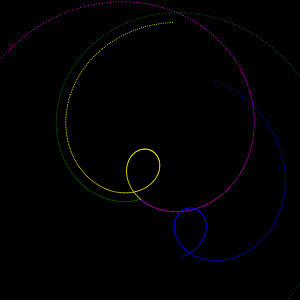
Frame 1 (no input)
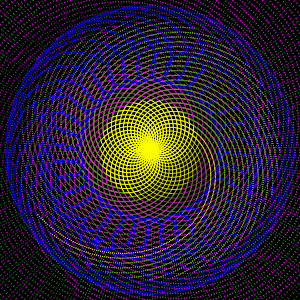
Frame 60 (no input)
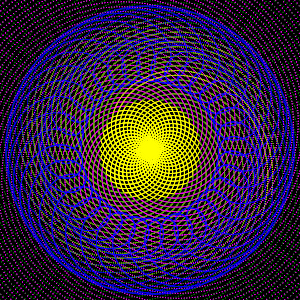
Frame 120 (the mouse pressed at the canvas centre since frame 60)

The p5.js sketch that drew these frames (run headless with seeded random() and noise() and a simulated clock; from frame 60 on, the mouse is pressed at the canvas centre):

// p5.js sketch
// ── sketch.js
var start = 0;
function setup() {
  createCanvas(300, 300);
  background(0);
  smooth();
}

function draw() {
  
  translate(width/2, height/2);
  angleMode(DEGREES);
  rotate(start+=10);
  angleMode(DEGREES);
  noStroke()
  fill('magenta');
  var rad = 50;
  for (var i = 0; i < 360; i++) {
    
    rad += 0.5;
    var x = 0 + sin(i)*rad;
    var y = 0 + cos(i)*rad;
    ellipse(x, y, 1, 1);
  }
  
  fill('green');
  for (var i = 0; i < 360; i++) {
    
    rad -= 0.5;
    var x = 0 + sin(i)*rad;
    var y = 0 + cos(i)*rad;
    ellipse(x, y, 1, 1);
  }
  
  var rad2 = 50;
  
  fill('blue');
  for (var i = 0; i < 360; i++) {
    
    rad2 -= 0.5;
    var x = 50 + sin(i)*rad2;
    var y = 50 + cos(i)*rad2;
    ellipse(x, y, 1, 1);
  }
  
  fill('yellow');
  for (var i = 0; i < 360; i++) {
    
    rad2 += 0.5;
    var x = 0 + sin(i)*rad2;
    var y = 0 + cos(i)*rad2;
    ellipse(x, y, 1, 1);
  }
}
